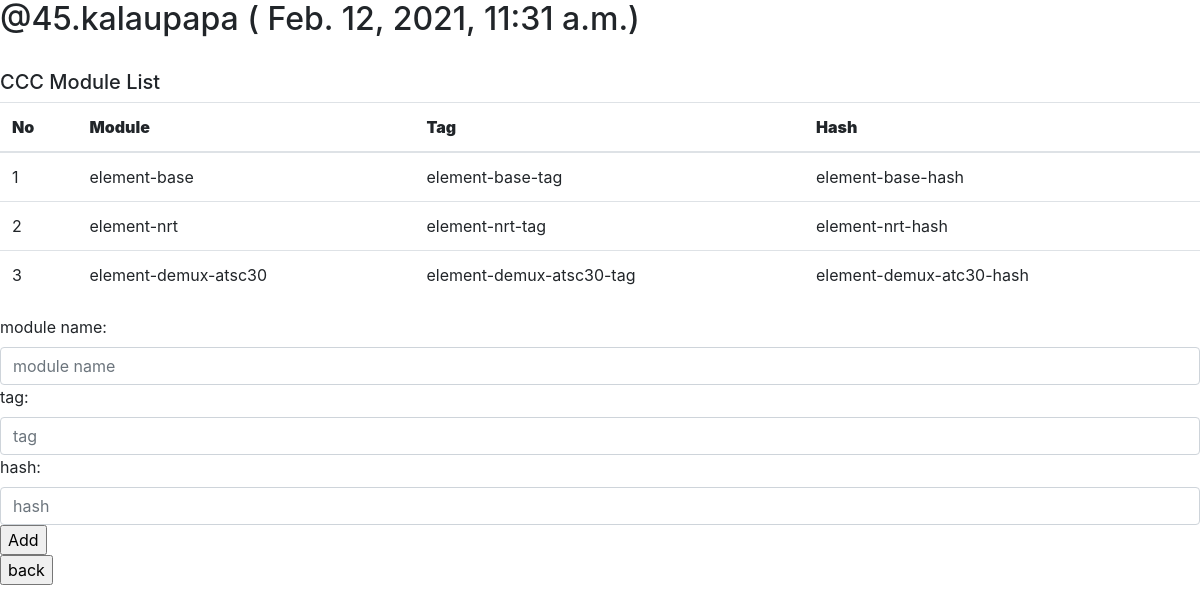
Page /CCC/2/ on the committed database.
### CCC/models.py (models this page shows, shortened)
class Job(models.Model):
    build_start_time = models.DateTimeField('build start time', default=default_start_time, blank=True)
    branch = models.CharField(max_length=100)

class Module(models.Model):
    job = models.ForeignKey(Job, on_delete=models.CASCADE)
    name = models.CharField(max_length=100)
    tag = models.CharField(max_length=100)
    hash_value = models.CharField(max_length=100)

### CCC/views.py (the view)
# urls.py: path('<int:job_id>/', views.DetailView, name='detail'),
def DetailView(request, job_id):
    job = get_object_or_404(Job, pk=job_id)
    try:
        if request.method == 'POST':
            form = ModuleForm(request.POST)
            if form.is_valid():
                if not is_valid_module(form.cleaned_data):
                    pass
                elif is_exist_module(job, form.cleaned_data):
                    messages.info(request, 'Already exist the module')
                else:
                    module_name = form.cleaned_data['name']
                    module_tag = form.cleaned_data['tag']
                    module_hash = form.cleaned_data['hash_value']
                    new_module = Module.objects.create(job=job, name=module_name, tag=module_tag, hash_value=module_hash)
                    new_module.save()
                form = ModuleForm()
        else:
            form = ModuleForm(request.GET)
        return render(request, 'detail.html', {'job': job, 'form': form})
    except (KeyError, Job.DoesNotExist):
        return render(request, 'main.html')

### CCC/forms.py
class ModuleForm(forms.Form):
    name = forms.CharField(label='module name', max_length=100, required=False,
                widget=forms.TextInput(attrs={'placeholder': 'module name', 'class': 'form-control'}))
    tag = forms.CharField(label='tag', max_length=100, required=False,
                widget=forms.TextInput(attrs={'placeholder': 'tag', 'class': 'form-control'}))
    hash_value = forms.CharField(label='hash', max_length=100, required=False,
                widget=forms.TextInput(attrs={'placeholder': 'hash', 'class': 'form-control'}))

### CCC/templates/detail.html (shortened to what this page needs)
{% extends "base.html" %}
{% block content %}
{% if job %}
<h2> {{ job.branch }} ( {{ job.build_start_time }}) </h2><br>
<h5> CCC Module List </h5>
<table class="table">
    <thead>
        <tr>
            <th scope="col"><b> No </b></th>
            <th scope="col"><b> Module</b></th>
            <th scope="col"><b> Tag</b></th>
            <th scope="col"><b> Hash</b></th>
        </tr>
    </thead>
    <tbody>
        {% for module in job.module_set.all %}
        <tr>
            <td>{{ forloop.counter }}</td>
            <td>{{ module.name }}</td>
            <td>{{ module.tag }}</td>
            <td>{{ module.hash_value }}</td>
        </tr>
        {% endfor %}
    </tbody>
</table>
<form action="{% url 'CCC:detail' job.id %}" method="post">
    {{ form }}
    <input type="submit" value="Add" />
</form>
<form action="{% url 'CCC:main' %}" method="post">
<input type="submit" value="back" />
</form>
{% endif %}
{% endblock content %}

### rows in the picture
Job: branch "@45.kalaupapa", build_start_time "Feb. 12, 2021, 11:31 a.m."
Module: name "element-base", tag "element-base-tag", hash_value "element-base-hash"
Module: name "element-nrt", tag "element-nrt-tag", hash_value "element-nrt-hash"
Module: name "element-demux-atsc30", tag "element-demux-atsc30-tag", hash_value "element-demux-atc30-hash"
